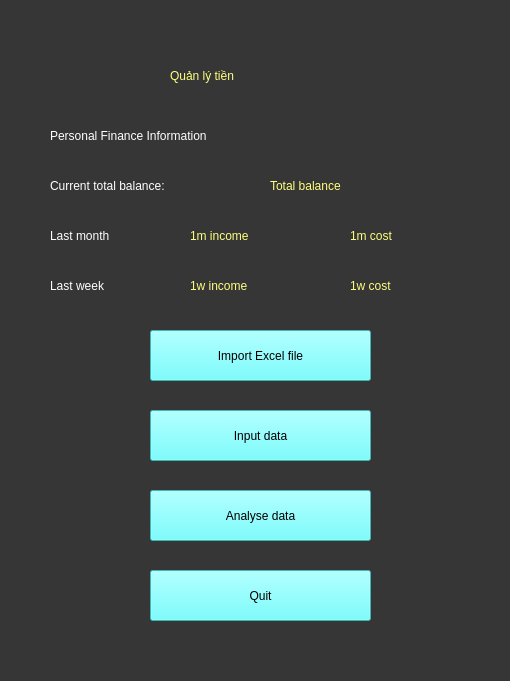
<?xml version="1.0" encoding="UTF-8"?>
<ui version="4.0">
 <class>MainWindow</class>
 <widget class="QMainWindow" name="MainWindow">
  <property name="geometry">
   <rect>
    <x>0</x>
    <y>0</y>
    <width>510</width>
    <height>681</height>
   </rect>
  </property>
  <property name="windowTitle">
   <string>MainWindow</string>
  </property>
  <property name="styleSheet">
   <string notr="true">background-color: rgb(54, 54, 54);</string>
  </property>
  <widget class="QWidget" name="centralwidget">
   <widget class="QPushButton" name="updatebutton">
    <property name="geometry">
     <rect>
      <x>150</x>
      <y>410</y>
      <width>221</width>
      <height>51</height>
     </rect>
    </property>
    <property name="styleSheet">
     <string notr="true">font: 20pt &quot;MS Shell Dlg 2&quot;;
background-color: rgb(85, 255, 255);
color: rgb(0, 0, 0);</string>
    </property>
    <property name="text">
     <string>Input data</string>
    </property>
   </widget>
   <widget class="QPushButton" name="analysebutton">
    <property name="geometry">
     <rect>
      <x>150</x>
      <y>490</y>
      <width>221</width>
      <height>51</height>
     </rect>
    </property>
    <property name="styleSheet">
     <string notr="true">font: 20pt &quot;MS Shell Dlg 2&quot;;
background-color: rgb(85, 255, 255);
color: rgb(0, 0, 0);</string>
    </property>
    <property name="text">
     <string>Analyse data</string>
    </property>
   </widget>
   <widget class="QLabel" name="label_7">
    <property name="geometry">
     <rect>
      <x>170</x>
      <y>50</y>
      <width>211</width>
      <height>51</height>
     </rect>
    </property>
    <property name="styleSheet">
     <string notr="true">color: rgb(255, 255, 127);
font: 28pt &quot;MS Shell Dlg 2&quot;;
</string>
    </property>
    <property name="text">
     <string>Quản lý tiền</string>
    </property>
   </widget>
   <widget class="QPushButton" name="quitbutton">
    <property name="geometry">
     <rect>
      <x>150</x>
      <y>570</y>
      <width>221</width>
      <height>51</height>
     </rect>
    </property>
    <property name="styleSheet">
     <string notr="true">font: 20pt &quot;MS Shell Dlg 2&quot;;
background-color: rgb(85, 255, 255);
color: rgb(0, 0, 0);</string>
    </property>
    <property name="text">
     <string>Quit</string>
    </property>
   </widget>
   <widget class="QPushButton" name="importbutton">
    <property name="geometry">
     <rect>
      <x>150</x>
      <y>330</y>
      <width>221</width>
      <height>51</height>
     </rect>
    </property>
    <property name="styleSheet">
     <string notr="true">font: 20pt &quot;MS Shell Dlg 2&quot;;
background-color: rgb(85, 255, 255);
color: rgb(0, 0, 0);</string>
    </property>
    <property name="text">
     <string>Import Excel file</string>
    </property>
   </widget>
   <widget class="QLabel" name="totalbalancelabel">
    <property name="geometry">
     <rect>
      <x>50</x>
      <y>160</y>
      <width>211</width>
      <height>51</height>
     </rect>
    </property>
    <property name="styleSheet">
     <string notr="true">font: 16pt &quot;MS Shell Dlg 2&quot;;
color: rgb(255, 255, 255);</string>
    </property>
    <property name="text">
     <string>Current total balance:</string>
    </property>
   </widget>
   <widget class="QLabel" name="thismonthlabel">
    <property name="geometry">
     <rect>
      <x>50</x>
      <y>210</y>
      <width>131</width>
      <height>51</height>
     </rect>
    </property>
    <property name="styleSheet">
     <string notr="true">font: 16pt &quot;MS Shell Dlg 2&quot;;
color: rgb(255, 255, 255);</string>
    </property>
    <property name="text">
     <string>Last month</string>
    </property>
   </widget>
   <widget class="QLabel" name="thisweeklabel">
    <property name="geometry">
     <rect>
      <x>50</x>
      <y>260</y>
      <width>141</width>
      <height>51</height>
     </rect>
    </property>
    <property name="styleSheet">
     <string notr="true">font: 16pt &quot;MS Shell Dlg 2&quot;;
color: rgb(255, 255, 255);</string>
    </property>
    <property name="text">
     <string>Last week</string>
    </property>
   </widget>
   <widget class="QLabel" name="totalvaluelabel">
    <property name="geometry">
     <rect>
      <x>270</x>
      <y>160</y>
      <width>131</width>
      <height>51</height>
     </rect>
    </property>
    <property name="styleSheet">
     <string notr="true">font: 16pt &quot;MS Shell Dlg 2&quot;;
color: rgb(255, 255, 127);</string>
    </property>
    <property name="text">
     <string>Total balance</string>
    </property>
   </widget>
   <widget class="QLabel" name="thismonthincomelabel">
    <property name="geometry">
     <rect>
      <x>190</x>
      <y>210</y>
      <width>151</width>
      <height>51</height>
     </rect>
    </property>
    <property name="styleSheet">
     <string notr="true">font: 16pt &quot;MS Shell Dlg 2&quot;;
color: rgb(255, 255, 127);</string>
    </property>
    <property name="text">
     <string>1m income</string>
    </property>
   </widget>
   <widget class="QLabel" name="thismonthcostlabel">
    <property name="geometry">
     <rect>
      <x>350</x>
      <y>210</y>
      <width>131</width>
      <height>51</height>
     </rect>
    </property>
    <property name="styleSheet">
     <string notr="true">font: 16pt &quot;MS Shell Dlg 2&quot;;
color: rgb(255, 255, 127);</string>
    </property>
    <property name="text">
     <string>1m cost</string>
    </property>
   </widget>
   <widget class="QLabel" name="thisweekcostlabel">
    <property name="geometry">
     <rect>
      <x>350</x>
      <y>260</y>
      <width>141</width>
      <height>51</height>
     </rect>
    </property>
    <property name="styleSheet">
     <string notr="true">font: 16pt &quot;MS Shell Dlg 2&quot;;
color: rgb(255, 255, 127);</string>
    </property>
    <property name="text">
     <string>1w cost</string>
    </property>
   </widget>
   <widget class="QLabel" name="thisweekincomelabel">
    <property name="geometry">
     <rect>
      <x>190</x>
      <y>260</y>
      <width>151</width>
      <height>51</height>
     </rect>
    </property>
    <property name="styleSheet">
     <string notr="true">font: 16pt &quot;MS Shell Dlg 2&quot;;
color: rgb(255, 255, 127);</string>
    </property>
    <property name="text">
     <string>1w income</string>
    </property>
   </widget>
   <widget class="QLabel" name="totalbalancelabel_2">
    <property name="geometry">
     <rect>
      <x>50</x>
      <y>110</y>
      <width>291</width>
      <height>51</height>
     </rect>
    </property>
    <property name="styleSheet">
     <string notr="true">font: 16pt &quot;MS Shell Dlg 2&quot;;
color: rgb(255, 255, 255);</string>
    </property>
    <property name="text">
     <string>Personal Finance Information</string>
    </property>
   </widget>
  </widget>
  <widget class="QMenuBar" name="menubar">
   <property name="geometry">
    <rect>
     <x>0</x>
     <y>0</y>
     <width>510</width>
     <height>21</height>
    </rect>
   </property>
  </widget>
  <widget class="QStatusBar" name="statusbar"/>
 </widget>
 <resources/>
 <connections/>
</ui>
